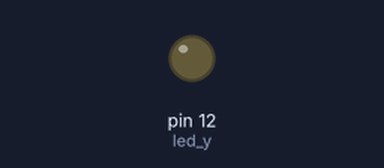
A sketch run on a simulated Arduino Uno, built with avr-gcc and run on an emulated ATmega328P. Shown: output pins drawn as LEDs (lit = HIGH).

Above: at 2.1 s.
At 6.9 s:
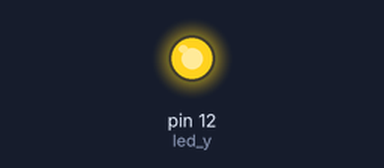
Timing chart, 0 to 7.4 s (numbered marks = the images above):
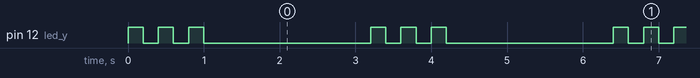

The sketch:

pj1_1_led.ino
```cpp
#define led_y 12  // Define yellow LED pin as 12

void setup()
{    // The code inside setup function runs only once
  pinMode(led_y, OUTPUT);  // Set the pin as output mode
}

void loop()
{     // The code inside loop function runs repeatedly
  // Blink 3 times
  for(int i = 0; i < 3; i++) {
    digitalWrite(led_y, HIGH);  // Set led_y pin to HIGH (turns on the LED)
    delay(200);     // Delay in milliseconds
    digitalWrite(led_y, LOW);   // Set led_y pin to LOW (turns off the LED)
    delay(200);
  }

  // Wait 2 seconds before next 3-blink sequence
  delay(2000);
}
```

Measured:
- by itself, pin 12 (led_y): repeats every 3.2 s: 2 × (LOW 0.20 s, HIGH 0.20 s), LOW 2.2 s, HIGH 0.20 s
- by itself, everything shown: repeats every 3.2 s, in 6 steps
